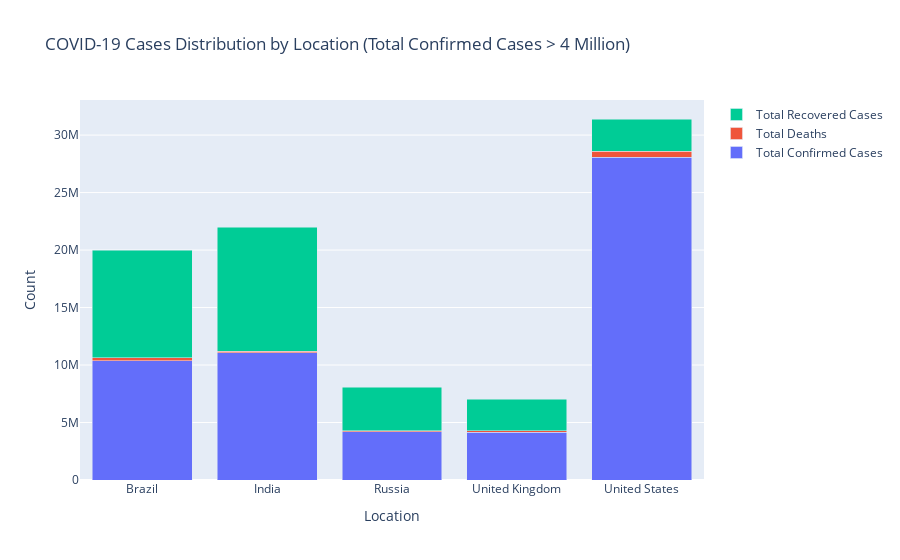

The code cell stored with this chart in its notebook:
### Code cell
import plotly.graph_objs as go
grouped_df = df.groupby('location')[['totalConfirmedCases', 'totalDeaths', 'totalRecoveredCases']].sum().reset_index()
grouped_df_filtered = grouped_df[grouped_df['totalConfirmedCases'] > 4000000]
trace_confirmed = go.Bar(x=grouped_df_filtered['location'], y=grouped_df_filtered['totalConfirmedCases'], name='Total Confirmed Cases')
trace_deaths = go.Bar(x=grouped_df_filtered['location'], y=grouped_df_filtered['totalDeaths'], name='Total Deaths')
trace_recovered = go.Bar(x=grouped_df_filtered['location'], y=grouped_df_filtered['totalRecoveredCases'], name='Total Recovered Cases')
layout = go.Layout(title='COVID-19 Cases Distribution by Location (Total Confirmed Cases > 4 Million)',
                   xaxis=dict(title='Location'),
                   yaxis=dict(title='Count'),
                   barmode='stack')
fig = go.Figure(data=[trace_confirmed, trace_deaths, trace_recovered], layout=layout)
fig.show()

### Figure 1 — Plotly figure (JSON) as saved in the notebook; plotly's stock layout.template omitted (floating-point values rounded to 4 significant figures)
{"data": [{"name": "Total Confirmed Cases", "type": "bar", "x": ["Brazil", "India", "Russia", "United Kingdom", "United States"], "y": [10393886, 11063491, 4212100, 4154562, 28089251]}, {"name": "Total Deaths", "type": "bar", "x": ["Brazil", "India", "Russia", "United Kingdom", "United States"], "y": [251661, 156861, 84876, 122070, 514334]}, {"name": "Total Recovered Cases", "type": "bar", "x": ["Brazil", "India", "Russia", "United Kingdom", "United States"], "y": [9323696, 10750680, 3767664, 2727466, 2796278]}], "layout": {"barmode": "stack", "title": {"text": "COVID-19 Cases Distribution by Location (Total Confirmed Cases > 4 Million)"}, "xaxis": {"title": {"text": "Location"}}, "yaxis": {"title": {"text": "Count"}}}}
